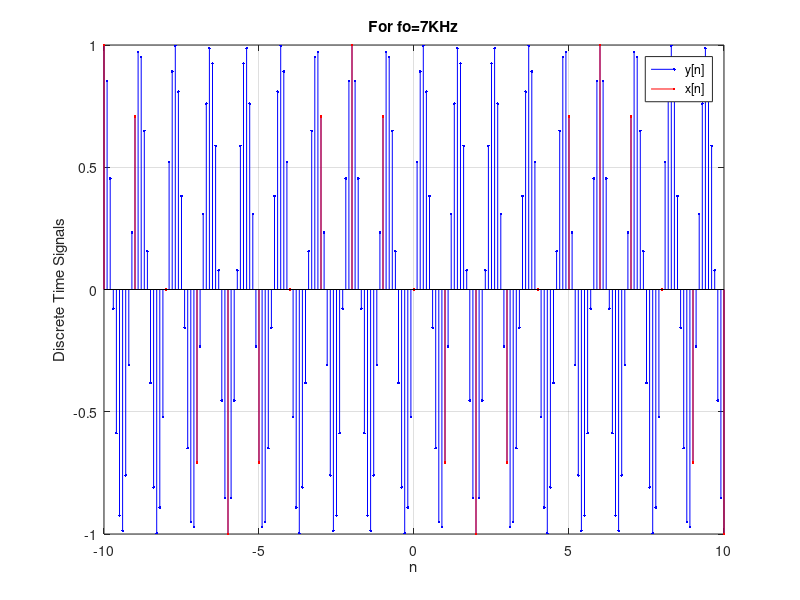

The MATLAB script that drew this image:
n=-10:1:10;
p=-10:0.1:10;
x=sin(2*pi*(7/8)*n);
y=sin(2*pi*(7/8)*p);
stem(p,y,'b.-')
hold on 
stem(n,x,'r.-')
xlim([-10.0 10.0])
ylim([-1.00 1.00])
grid on
title('For fo=7KHz')
xlabel('n')
xlim([-10.0 10.0])
ylim([-1.00 1.00])
legend({'y[n]','x[n]'})
ylabel('Discrete Time Signals')

